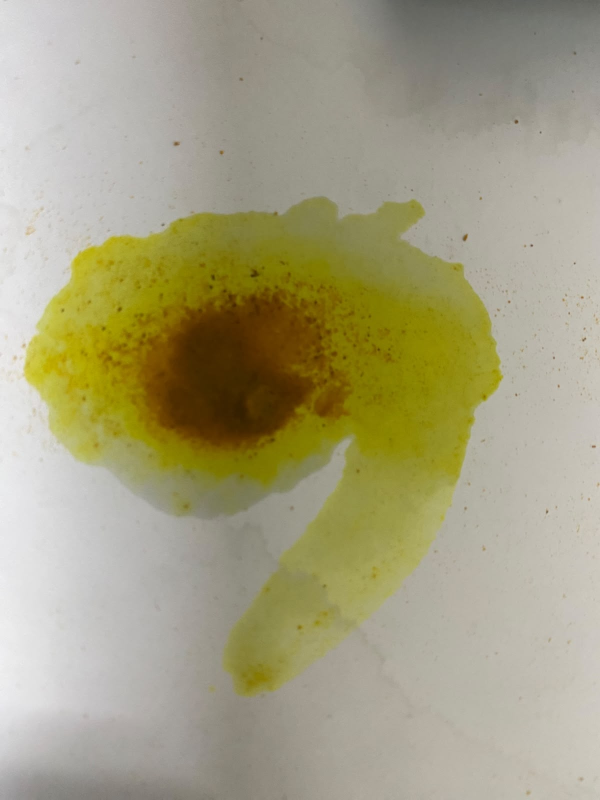
#> input picture test images/100% pure haldi in isopropyl alcohol .jpeg, 1200 x 1600 px (shown at 1/2 size)
$ python -i colorimetry.py   (imports and definitions only)
#> lines starting #> are read from the running program, lines starting #| are printed output that depends on the picture; after the words box and inside, x2 and y2 are one past the last pixel; in counts of white or black regions, pixels touching at a corner belong together
"""
colorimetry.py
==============
Deterministic colour-science pipeline (NO machine learning). Turns two images
(BEFORE and AFTER adding reagent) into a set of SIGNED, CONTINUOUS signals plus
full debug numbers.

Pipeline per image:
  1. Sample ROI  -> mean R,G,B of the liquid.
  2. White ROI   -> mean R,G,B of a white reference (auto = brightest ~2%).
  3. Normalise   -> norm_ch = sample_ch / white_ch, clipped to (0.001, 1.0).
  4. Absorbance  -> A_ch = -log10(norm_ch).

Across the two images:
  * before_yellow  = (normR + normG)/2 - normB of the BEFORE sample ROI.
                     PRIMARY quantity — tracks curcumin, signed & continuous.
  * reaction_delta = A_blue(after) - A_blue(before).
                     Curcumin-specificity CROSS-CHECK only (reaction saturates).
  * white_diff     = brightness-invariant chromaticity distance between the two
                     white points. If too large the pair is NOT comparable.
"""

from __future__ import annotations

import logging
import math
from dataclasses import dataclass, field
from typing import Optional, Tuple

import cv2
import numpy as np

from . import config

logger = logging.getLogger("haldi.colorimetry")

RoiTuple = Tuple[int, int, int, int]  # x, y, w, h in pixels


# ---------------------------------------------------------------------------
# Image decoding
# ---------------------------------------------------------------------------
# [31 lines left out: functions downscale, decode_image, not called in this run]


# ---------------------------------------------------------------------------
# ROI helpers
# ---------------------------------------------------------------------------
def default_sample_roi(width: int, height: int) -> RoiTuple:
    """Centred square whose area ~= DEFAULT_SAMPLE_ROI_AREA_FRAC of the image."""
    area = config.DEFAULT_SAMPLE_ROI_AREA_FRAC * width * height
    side = int(round(area ** 0.5))
    side = max(1, min(side, width, height))
    x = (width - side) // 2
    y = (height - side) // 2
    return x, y, side, side


# [35 lines left out: functions parse_roi, _clamp_roi, not called in this run]


def crop(image: np.ndarray, roi: RoiTuple) -> np.ndarray:
    x, y, w, h = roi
    return image[y:y + h, x:x + w]


# ---------------------------------------------------------------------------
# White reference
# ---------------------------------------------------------------------------
def auto_white_reference(image: np.ndarray) -> Tuple[np.ndarray, int]:
    """
    Fallback white reference: mean RGB of the brightest ~top-% of pixels.
    Returns (mean_rgb float array shape (3,), n_pixels_used).
    """
    gray = cv2.cvtColor(image, cv2.COLOR_RGB2GRAY)
    pct = 100.0 - config.WHITE_REFERENCE_TOP_PERCENT
    thresh = np.percentile(gray, pct)
    mask = gray >= thresh
    n = int(mask.sum())
    if n < config.WHITE_REFERENCE_MIN_PIXELS:
        # Too few pixels above the percentile -> take the brightest N outright.
        flat = gray.reshape(-1)
        k = int(min(config.WHITE_REFERENCE_MIN_PIXELS, flat.size))
        idx = np.argpartition(flat, -k)[-k:]
        pixels = image.reshape(-1, 3)[idx]
        return pixels.astype(np.float64).mean(axis=0), k
    pixels = image[mask]
    return pixels.astype(np.float64).mean(axis=0), n


# ---------------------------------------------------------------------------
# Per-image measurement
# ---------------------------------------------------------------------------
@dataclass
class ChannelMeasurement:
    sample_rgb: np.ndarray          # mean R,G,B of sample ROI (0-255)
    white_rgb: np.ndarray           # mean R,G,B of white ref  (0-255)
    norm_rgb: np.ndarray            # white-normalised, clipped to CONFIG range
    absorbance_rgb: np.ndarray      # -log10(norm)
    sample_roi: RoiTuple
    white_source: str               # "user" or "auto"
    white_pixels: int
    sample_method: str = "roi_mean"  # how the sample pixels were chosen
    sample_pixels: int = 0           # how many pixels were actually averaged
    sample_mean: float = 0.0         # mean brightness of measured pixels (0-255)
    sample_std: float = 0.0          # std-dev of that region (texture/uniformity)
    saturated: bool = False          # hit the absorbance cap => not linear

    @property
    def norm_blue(self) -> float:
        return float(self.norm_rgb[2])

    @property
    def a_blue(self) -> float:
        return float(self.absorbance_rgb[2])


def auto_sample_mask(image: np.ndarray, white_rgb: np.ndarray) -> np.ndarray:
    """
    Boolean mask of pixels that are actually SAMPLE rather than background.

    A pixel's deviation from the white reference is
        deviation = 1 - min(R/Rw, G/Gw, B/Bw)
    which is ~0 for white paper, high for a coloured stain, and high for a dark
    post-reagent blob. Averaging only these pixels stops white background from
    diluting the measurement (the bug that produced "1%" on good samples).

    DEVIATION ALONE IS NOT ENOUGH on real phone photos: a shadow or lighting
    vignette across the paper also has high deviation-from-white (it's
    darker), even though it is still plain, uncoloured paper. On real test
    photos this made the mask swallow 70%+ of the frame — mostly shadowed
    background, not the stain — which silently diluted every measurement
    exactly like the original "1%" bug this function was built to fix.
    A shadow is DARKER BUT STILL NEUTRAL (low HSV saturation); a genuine
    turmeric/reaction stain is COLOURED (high saturation) or, once reacted,
    genuinely dark (low value). Requiring deviation AND (saturated OR dark)
    excludes shadow/vignette while keeping both the yellow liquid and the
    dark post-reagent blob. Verified on 8 real photos: this collapsed a
    0.18-0.76 selected-fraction spread down to a consistent ~0.18-0.30.
    """
    safe_white = np.where(white_rgb < 1.0, 1.0, white_rgb)
    norm = np.clip(image.astype(np.float64) / safe_white, 0.0, 1.0)
    deviation = 1.0 - norm.min(axis=2)

    hsv = cv2.cvtColor(image, cv2.COLOR_RGB2HSV)
    saturation = hsv[..., 1].astype(np.float64) / 255.0
    value = hsv[..., 2].astype(np.float64) / 255.0
    colour_or_dark = ((saturation >= config.SAMPLE_SAT_MIN)
                      | (value <= config.SAMPLE_DARK_VAL_MAX))

    mask = (deviation >= config.SAMPLE_DEVIATION_THRESHOLD) & colour_or_dark
    if mask.mean() < config.SAMPLE_MIN_PIXEL_FRAC:
        # Nothing clearly stands out — take the most deviant slice instead so
        # we always measure *something* rather than silently returning noise.
        # Still restricted to colour_or_dark pixels so this fallback cannot
        # pick shadow either.
        candidates = deviation[colour_or_dark]
        if candidates.size:
            thresh = np.percentile(candidates, 100.0 - config.SAMPLE_FALLBACK_PERCENT)
        else:
            thresh = np.percentile(deviation, 100.0 - config.SAMPLE_FALLBACK_PERCENT)
        mask = (deviation >= thresh) & colour_or_dark
        logger.info("auto-sample: threshold found too little; using top %.0f%% "
                    "most-deviant colour/dark pixels.", config.SAMPLE_FALLBACK_PERCENT)

    # Drop scattered specks (loose powder grains) by keeping the biggest blob.
    if config.SAMPLE_LARGEST_BLOB_ONLY and mask.any():
        n, labels, stats, _ = cv2.connectedComponentsWithStats(
            mask.astype(np.uint8), 8)
        if n > 2:  # background + more than one component
            largest = 1 + int(np.argmax(stats[1:, cv2.CC_STAT_AREA]))
            mask = labels == largest
    return mask


def measure_image(image: np.ndarray,
                  sample_roi: Optional[RoiTuple] = None,
                  white_roi: Optional[RoiTuple] = None) -> ChannelMeasurement:
    h, w = image.shape[:2]
    roi_was_given = sample_roi is not None
    if sample_roi is None:
        sample_roi = default_sample_roi(w, h)

    # White reference must be resolved FIRST — sample detection needs it.
    if white_roi is not None:
        white_rgb_pre = (crop(image, white_roi)
                         .reshape(-1, 3).astype(np.float64).mean(axis=0))
    else:
        white_rgb_pre, _ = auto_white_reference(image)

    # --- pick the pixels to average ---------------------------------------
    # Auto-detection runs INSIDE the ROI, so a hand-drawn box is still
    # respected: a tight box simply selects everything within it, while a
    # loose one gets cleaned up instead of being averaged with background.
    region = crop(image, sample_roi)
    sample_method = "roi_mean"
    # `measured` is the exact set of pixels the reading is built from — the
    # quality gate below must judge THESE, not the whole rectangle.
    measured = region.reshape(-1, 3)

    if config.AUTO_SAMPLE_DETECT:
        mask = auto_sample_mask(region, white_rgb_pre)
        n_masked = int(mask.sum())
        if n_masked >= max(1, int(config.SAMPLE_MIN_PIXEL_FRAC * mask.size)):
            measured = region[mask]
            sample_method = "auto_mask_in_roi" if roi_was_given else "auto_mask"

    sample_rgb = measured.astype(np.float64).mean(axis=0)
    sample_pixels = int(measured.shape[0])

    if white_roi is not None:
        white_rgb = (crop(image, white_roi)
                     .reshape(-1, 3).astype(np.float64).mean(axis=0))
        white_source = "user"
        white_pixels = int(white_roi[2] * white_roi[3])
    else:
        white_rgb, white_pixels = auto_white_reference(image)
        white_source = "auto"

    # Quality metrics of the pixels we actually measured (drives the gate).
    sample_mean = float(measured.mean()) if measured.size else 0.0
    sample_std = (float(measured.astype(np.float64).mean(axis=1).std())
                  if measured.size else 0.0)

    # --- BULLETPROOF numeric pipeline ---------------------------------------
    # Every step below is guarded so a degenerate input (empty ROI, a fully
    # black or fully white patch, NaN pixels from a malformed image) can NEVER
    # silently turn into 0 or crash the request. Anything non-finite is
    # replaced with a safe bound and LOGGED — it must be visible, not hidden.
    safe_white = np.where(white_rgb < config.WHITE_DENOM_MIN,
                          config.WHITE_DENOM_MIN, white_rgb)
    raw_norm = sample_rgb / safe_white
    if not np.all(np.isfinite(raw_norm)):
        logger.error("Non-finite norm before clamp: sample=%s white=%s norm=%s "
                    "-> clamping to a safe bound.",
                    sample_rgb, safe_white, raw_norm)
    # nan_to_num first (0/0 -> nan must not survive clip, which passes NaN
    # through unchanged), THEN clip to the configured domain.
    norm = np.nan_to_num(raw_norm, nan=config.NORM_CLIP_MIN,
                         posinf=config.NORM_CLIP_MAX,
                         neginf=config.NORM_CLIP_MIN)
    norm = np.clip(norm, config.NORM_CLIP_MIN, config.NORM_CLIP_MAX)

    raw_absorbance = -np.log10(norm)
    if not np.all(np.isfinite(raw_absorbance)):
        logger.error("Non-finite absorbance from norm=%s -> clamping to "
                    "MAX_ABSORBANCE.", norm)
    absorbance = np.nan_to_num(raw_absorbance, nan=config.MAX_ABSORBANCE,
                               posinf=config.MAX_ABSORBANCE, neginf=0.0)
    # Cap absorbance: past this the signal is saturated and no longer
    # proportional to concentration. Flag it so callers can warn instead of
    # reporting a confident number from a saturated read. (Diagnostic only —
    # see app/confidence.py for why this does NOT gate confidence directly.)
    saturated = bool(np.any(absorbance >= config.MAX_ABSORBANCE - 1e-9))
    absorbance = np.minimum(absorbance, config.MAX_ABSORBANCE)

    m = ChannelMeasurement(sample_rgb, white_rgb, norm, absorbance,
                           sample_roi, white_source, white_pixels,
                           sample_method, sample_pixels,
                           sample_mean, sample_std, saturated)
    logger.debug("measure: sample=%s (%s, %dpx) white=%s (%s, %dpx) norm=%s A=%s",
                 np.round(sample_rgb, 2), sample_method, sample_pixels,
                 np.round(white_rgb, 2), white_source, white_pixels,
                 np.round(norm, 4), np.round(absorbance, 4))
    return m


# ---------------------------------------------------------------------------
# Sample quality gate — protocol enforcement, runs BEFORE any scoring
# ---------------------------------------------------------------------------
# [56 lines left out: functions sample_quality, normalized_yellowness, white_difference, not called in this run]


# ---------------------------------------------------------------------------
# Top-level: compute all signals from the two images
# ---------------------------------------------------------------------------
@dataclass
class SignalResult:
    before: ChannelMeasurement
    after: ChannelMeasurement
    before_yellow: float            # PRIMARY: yellowness of BEFORE sample ROI
    reaction_delta: float           # CROSS-CHECK: A_blue(after) - A_blue(before)
    white_diff: float               # chromaticity distance between white points
    comparable: bool                # white_diff <= tolerance
    after_darkness: float           # mean of AFTER sample ROI channels (0-255)
    debug: dict = field(default_factory=dict)


# [81 lines left out: functions _measurement_debug, compute_signal, not called in this run]

>>> import cv2
>>> picture = cv2.imread('../test images/100% pure haldi in isopropyl alcohol .jpeg')
#> picture is the input picture: shape (1600, 1200, 3); mean B, G, R 128.6, 159.9, 165.1
>>> result = measure_image(picture)
#> in auto_white_reference, `gray = cv2.cvtColor(image, cv2.COLOR_RGB2GRAY)`:
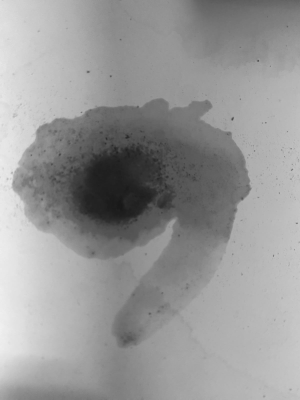
#> gray: shape (1600, 1200) (shown at 1/4 size); min 23, max 242, mean 151.1
#> in auto_white_reference, `thresh = np.percentile(gray, pct)`: thresh = 227
#> in auto_white_reference, `mask = gray >= thresh`:
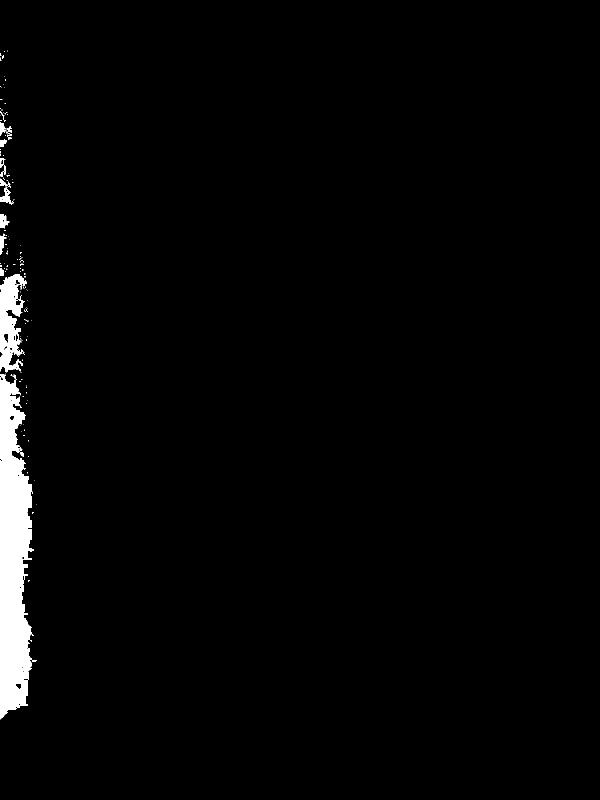
#> mask: shape (1600, 1200) bool (shown at 1/2 size); 2.2% white; 145 white regions (128 under 20 px), largest, box (x1, y1, x2, y2) and area: (0, 748, 73, 1439) 33611, (0, 548, 54, 745) 6218, (0, 374, 21, 408) 347
#> in auto_white_reference, `n = int(mask.sum())`: n = 42174
#> in measure_image, `white_rgb_pre, _ = auto_white_reference(image)`: white_rgb_pre = [230.9, 230.4, 230.5]
#> in crop, `return image[y:y + h, x:x + w]`:
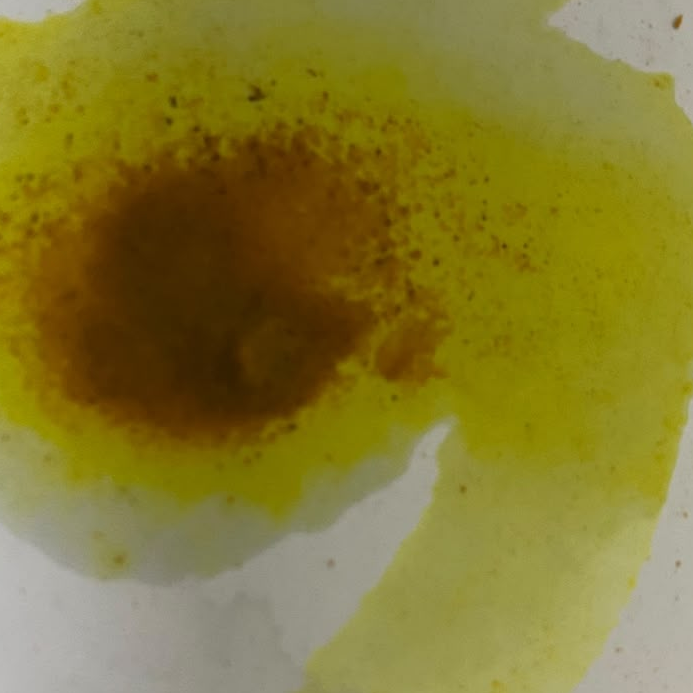
#> returned value: shape (693, 693, 3); mean of channels 0, 1, 2 47.3, 122.1, 133.3; drawn as B, G, R
#> in auto_sample_mask, `saturation = hsv[..., 1].astype(np.float64) / 255.0`:
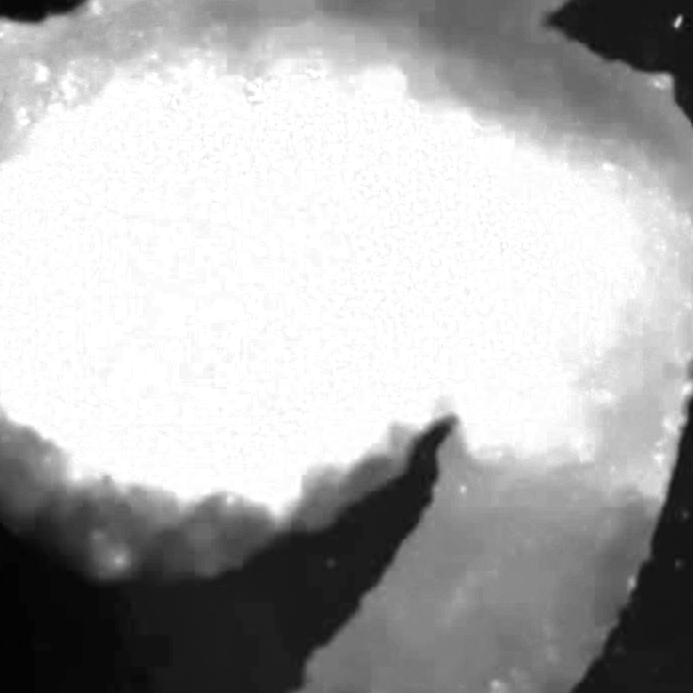
#> saturation: shape (693, 693) float64; min 0.0118, max 1, mean 0.692
#> in auto_sample_mask, `value = hsv[..., 2].astype(np.float64) / 255.0`:
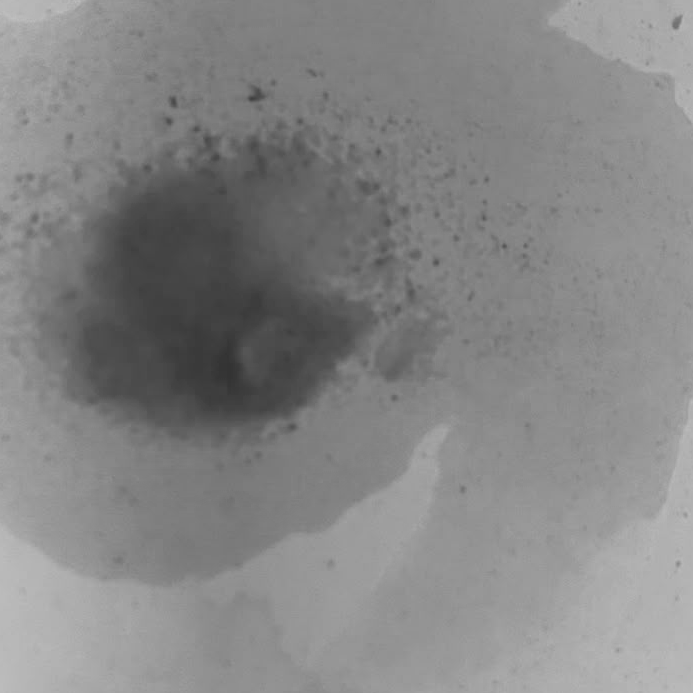
#> value: shape (693, 693) float64; min 0.2, max 0.749, mean 0.523
#> in auto_sample_mask, `colour_or_dark = ((saturation >= config.SAMPLE_SAT_MIN) | (value <= co..`:
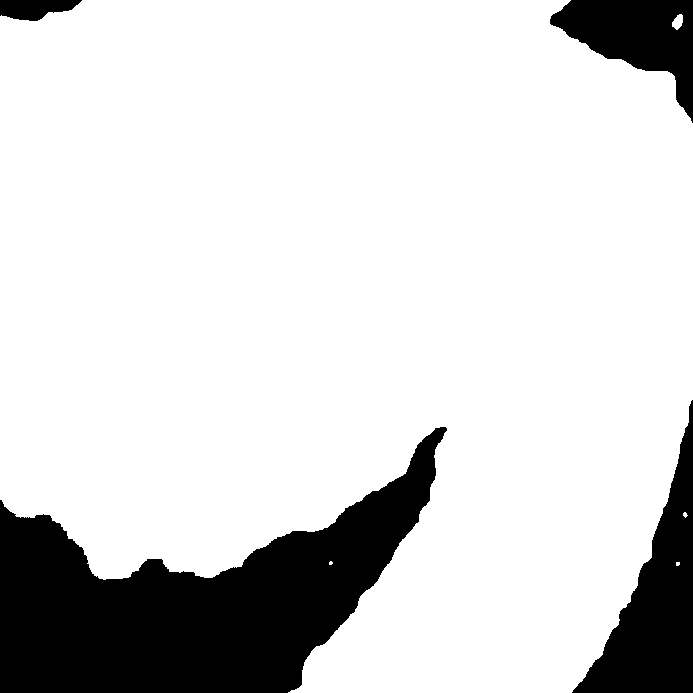
#> colour_or_dark: shape (693, 693) bool; 83.6% white; 4 black regions, box (x1, y1, x2, y2) and area: (0, 427, 447, 693) 55029, (572, 400, 693, 693) 13949, (550, 0, 693, 123) 8509, (0, 0, 82, 21) 1217
#> in auto_sample_mask, `n, labels, stats, _ = cv2.connectedComponentsWithStats( mask.astype(np..`:
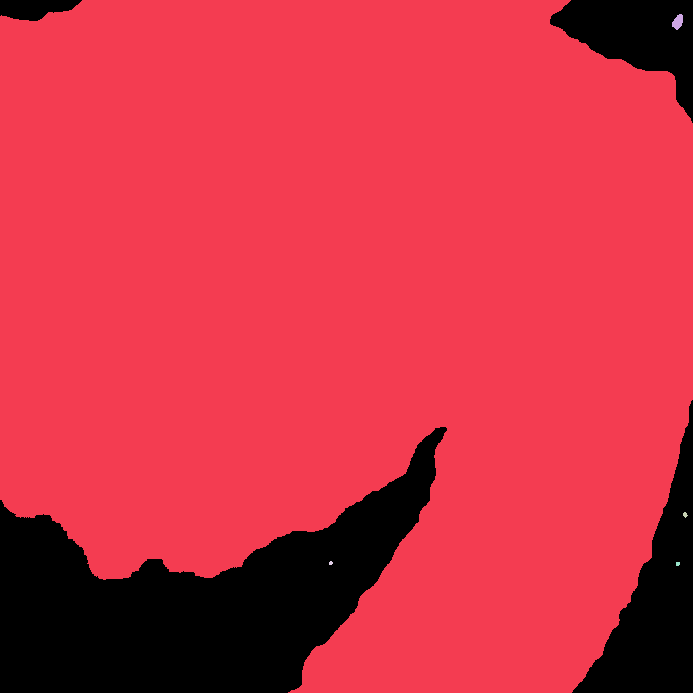
#> labels: shape (693, 693) int32; 6 distinct labels, from 0 to 5; one colour per label, 0 black
#> in auto_sample_mask, `n, labels, stats, _ = cv2.connectedComponentsWithStats( mask.astype(np..`: n = 6; stats = [[0, 0, 693, 693, 78704], [0, 0, 693, 693, 401378], [672, 14, 11, 16, 120], [683, 512, 5, 6, 19], [329, 561, 4, 4, 13], [676, 562, 4, 4, 15]]
#> in auto_sample_mask, `largest = 1 + int(np.argmax(stats[1:, cv2.CC_STAT_AREA]))`: largest = 1
#> in measure_image, `n_masked = int(mask.sum())`: n_masked = 401378
#> in measure_image, `sample_rgb = measured.astype(np.float64).mean(axis=0)`: sample_rgb = [27.48, 114.7, 127.6]
#> in measure_image, `white_rgb, white_pixels = auto_white_reference(image)`: white_rgb = [230.9, 230.4, 230.5]; white_pixels = 42174
#> in measure_image, `sample_mean = float(measured.mean()) if measured.size else 0.0`: sample_mean = 89.92
#> in measure_image, `sample_std = (float(measured.astype(np.float64).mean(axis=1).std()) if..`: sample_std = 29.05
#> in measure_image, `safe_white = np.where(white_rgb < config.WHITE_DENOM_MIN, config.WHITE..`: safe_white = [230.9, 230.4, 230.5]
#> in measure_image, `raw_norm = sample_rgb / safe_white`: raw_norm = [0.119, 0.498, 0.554]
#> in measure_image, `raw_absorbance = -np.log10(norm)`: raw_absorbance = [0.924, 0.303, 0.257]
#> in measure_image, `saturated = bool(np.any(absorbance >= config.MAX_ABSORBANCE - 1e-9))`: saturated = False
